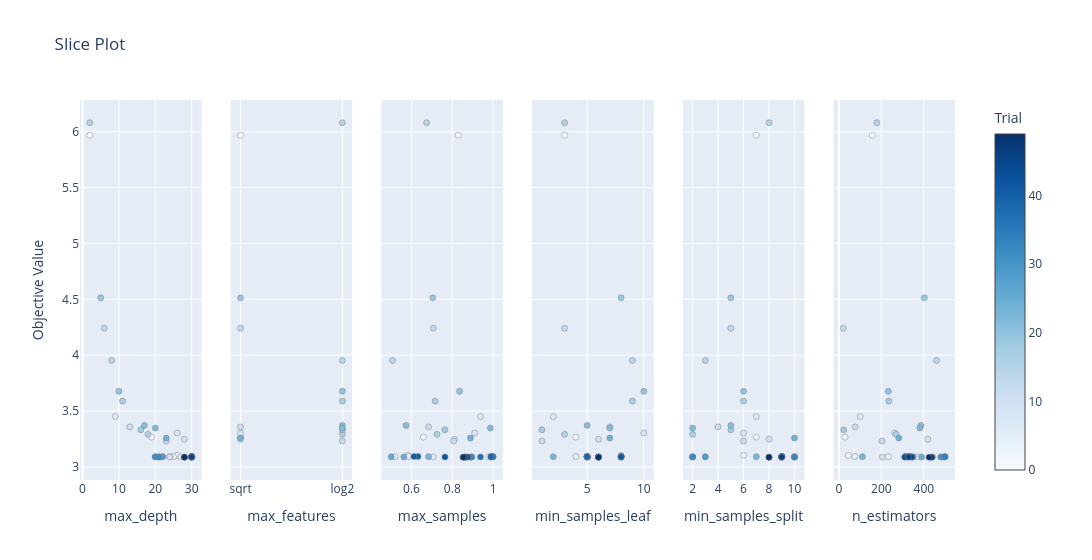

Source (notebook cell):
### Code cell
optuna.visualization.plot_slice(study)

### Figure 1 — Plotly figure (JSON) as saved in the notebook; plotly's stock layout.template omitted (floating-point values rounded to 4 significant figures)
{"data": [{"marker": {"color": [0, 1, 2, 3, 4, 5, 6, 7, 8, 9, 10, 11, 12, 13, 14, 15, 16, 17, 18, 19, 20, 21, 22, 23, 24, 25, 26, 27, 28, 29, 30, 31, 32, 33, 34, 35, 36, 37, 38, 39, 40, 41, 42, 43, 44, 45, 46, 47, 48, 49], "colorbar": {"title": {"text": "Trial"}, "x": 1, "xpad": 40}, "colorscale": [[0, "rgb(247,251,255)"], [0.125, "rgb(222,235,247)"], [0.25, "rgb(198,219,239)"], [0.375, "rgb(158,202,225)"], [0.5, "rgb(107,174,214)"], [0.625, "rgb(66,146,198)"], [0.75, "rgb(33,113,181)"], [0.875, "rgb(8,81,156)"], [1, "rgb(8,48,107)"]], "line": {"color": "Grey", "width": 0.5}, "showscale": true}, "mode": "markers", "name": "Feasible Trial", "showlegend": false, "type": "scatter", "x": [2, 19, 20, 26, 25, 24, 27, 9, 26, 24, 28, 13, 23, 6, 8, 2, 18, 11, 16, 5, 10, 17, 20, 22, 23, 30, 21, 20, 22, 30, 30, 20, 21, 30, 30, 30, 30, 30, 30, 30, 30, 30, 30, 30, 30, 30, 30, 28, 28, 28], "xaxis": "x", "y": [5.969, 3.267, 3.09, 3.104, 3.092, 3.094, 3.09, 3.451, 3.304, 3.089, 3.248, 3.358, 3.232, 4.241, 3.953, 6.08, 3.292, 3.589, 3.332, 4.513, 3.677, 3.372, 3.348, 3.092, 3.258, 3.089, 3.091, 3.091, 3.091, 3.092, 3.089, 3.091, 3.089, 3.088, 3.091, 3.092, 3.093, 3.09, 3.092, 3.092, 3.093, 3.093, 3.09, 3.088, 3.089, 3.088, 3.089, 3.087, 3.088, 3.087], "yaxis": "y"}, {"marker": {"color": [0, 1, 2, 3, 4, 5, 6, 7, 8, 9, 10, 11, 12, 13, 14, 15, 16, 17, 18, 19, 20, 21, 22, 23, 24, 25, 26, 27, 28, 29, 30, 31, 32, 33, 34, 35, 36, 37, 38, 39, 40, 41, 42, 43, 44, 45, 46, 47, 48, 49], "colorbar": {"title": {"text": "Trial"}, "x": 1, "xpad": 40}, "colorscale": [[0, "rgb(247,251,255)"], [0.125, "rgb(222,235,247)"], [0.25, "rgb(198,219,239)"], [0.375, "rgb(158,202,225)"], [0.5, "rgb(107,174,214)"], [0.625, "rgb(66,146,198)"], [0.75, "rgb(33,113,181)"], [0.875, "rgb(8,81,156)"], [1, "rgb(8,48,107)"]], "line": {"color": "Grey", "width": 0.5}, "showscale": false}, "mode": "markers", "name": "Feasible Trial", "showlegend": false, "type": "scatter", "x": ["sqrt", "sqrt", null, null, null, null, null, null, "sqrt", null, "sqrt", "sqrt", "log2", "sqrt", "log2", "log2", "log2", "log2", "log2", "sqrt", "log2", "log2", "log2", null, "sqrt", null, null, null, null, null, null, null, null, null, null, null, null, null, null, null, null, null, null, null, null, null, null, null, null, null], "xaxis": "x2", "y": [5.969, 3.267, 3.09, 3.104, 3.092, 3.094, 3.09, 3.451, 3.304, 3.089, 3.248, 3.358, 3.232, 4.241, 3.953, 6.08, 3.292, 3.589, 3.332, 4.513, 3.677, 3.372, 3.348, 3.092, 3.258, 3.089, 3.091, 3.091, 3.091, 3.092, 3.089, 3.091, 3.089, 3.088, 3.091, 3.092, 3.093, 3.09, 3.092, 3.092, 3.093, 3.093, 3.09, 3.088, 3.089, 3.088, 3.089, 3.087, 3.088, 3.087], "yaxis": "y2"}, {"marker": {"color": [0, 1, 2, 3, 4, 5, 6, 7, 8, 9, 10, 11, 12, 13, 14, 15, 16, 17, 18, 19, 20, 21, 22, 23, 24, 25, 26, 27, 28, 29, 30, 31, 32, 33, 34, 35, 36, 37, 38, 39, 40, 41, 42, 43, 44, 45, 46, 47, 48, 49], "colorbar": {"title": {"text": "Trial"}, "x": 1, "xpad": 40}, "colorscale": [[0, "rgb(247,251,255)"], [0.125, "rgb(222,235,247)"], [0.25, "rgb(198,219,239)"], [0.375, "rgb(158,202,225)"], [0.5, "rgb(107,174,214)"], [0.625, "rgb(66,146,198)"], [0.75, "rgb(33,113,181)"], [0.875, "rgb(8,81,156)"], [1, "rgb(8,48,107)"]], "line": {"color": "Grey", "width": 0.5}, "showscale": false}, "mode": "markers", "name": "Feasible Trial", "showlegend": false, "type": "scatter", "x": [0.8288, 0.6579, 0.978, 0.5821, 0.5193, 0.586, 0.7068, 0.9384, 0.9094, 0.8722, 0.8106, 0.6832, 0.8062, 0.7072, 0.5072, 0.6741, 0.7248, 0.7161, 0.7633, 0.7042, 0.8354, 0.5731, 0.9864, 0.6832, 0.8888, 0.5627, 0.5006, 0.989, 0.9924, 0.9998, 0.8922, 0.9981, 0.8962, 0.8898, 0.9905, 0.9996, 0.9935, 0.9381, 0.9968, 0.9886, 0.632, 0.612, 0.7637, 0.8605, 0.8638, 0.8752, 0.8637, 0.8519, 0.8613, 0.8542], "xaxis": "x3", "y": [5.969, 3.267, 3.09, 3.104, 3.092, 3.094, 3.09, 3.451, 3.304, 3.089, 3.248, 3.358, 3.232, 4.241, 3.953, 6.08, 3.292, 3.589, 3.332, 4.513, 3.677, 3.372, 3.348, 3.092, 3.258, 3.089, 3.091, 3.091, 3.091, 3.092, 3.089, 3.091, 3.089, 3.088, 3.091, 3.092, 3.093, 3.09, 3.092, 3.092, 3.093, 3.093, 3.09, 3.088, 3.089, 3.088, 3.089, 3.087, 3.088, 3.087], "yaxis": "y3"}, {"marker": {"color": [0, 1, 2, 3, 4, 5, 6, 7, 8, 9, 10, 11, 12, 13, 14, 15, 16, 17, 18, 19, 20, 21, 22, 23, 24, 25, 26, 27, 28, 29, 30, 31, 32, 33, 34, 35, 36, 37, 38, 39, 40, 41, 42, 43, 44, 45, 46, 47, 48, 49], "colorbar": {"title": {"text": "Trial"}, "x": 1, "xpad": 40}, "colorscale": [[0, "rgb(247,251,255)"], [0.125, "rgb(222,235,247)"], [0.25, "rgb(198,219,239)"], [0.375, "rgb(158,202,225)"], [0.5, "rgb(107,174,214)"], [0.625, "rgb(66,146,198)"], [0.75, "rgb(33,113,181)"], [0.875, "rgb(8,81,156)"], [1, "rgb(8,48,107)"]], "line": {"color": "Grey", "width": 0.5}, "showscale": false}, "mode": "markers", "name": "Feasible Trial", "showlegend": false, "type": "scatter", "x": [3, 4, 5, 8, 6, 4, 8, 2, 10, 8, 6, 7, 1, 3, 9, 3, 3, 9, 1, 8, 10, 5, 7, 2, 7, 6, 5, 5, 5, 5, 5, 5, 5, 8, 5, 5, 5, 5, 5, 5, 8, 8, 8, 6, 6, 6, 6, 6, 6, 6], "xaxis": "x4", "y": [5.969, 3.267, 3.09, 3.104, 3.092, 3.094, 3.09, 3.451, 3.304, 3.089, 3.248, 3.358, 3.232, 4.241, 3.953, 6.08, 3.292, 3.589, 3.332, 4.513, 3.677, 3.372, 3.348, 3.092, 3.258, 3.089, 3.091, 3.091, 3.091, 3.092, 3.089, 3.091, 3.089, 3.088, 3.091, 3.092, 3.093, 3.09, 3.092, 3.092, 3.093, 3.093, 3.09, 3.088, 3.089, 3.088, 3.089, 3.087, 3.088, 3.087], "yaxis": "y4"}, {"marker": {"color": [0, 1, 2, 3, 4, 5, 6, 7, 8, 9, 10, 11, 12, 13, 14, 15, 16, 17, 18, 19, 20, 21, 22, 23, 24, 25, 26, 27, 28, 29, 30, 31, 32, 33, 34, 35, 36, 37, 38, 39, 40, 41, 42, 43, 44, 45, 46, 47, 48, 49], "colorbar": {"title": {"text": "Trial"}, "x": 1, "xpad": 40}, "colorscale": [[0, "rgb(247,251,255)"], [0.125, "rgb(222,235,247)"], [0.25, "rgb(198,219,239)"], [0.375, "rgb(158,202,225)"], [0.5, "rgb(107,174,214)"], [0.625, "rgb(66,146,198)"], [0.75, "rgb(33,113,181)"], [0.875, "rgb(8,81,156)"], [1, "rgb(8,48,107)"]], "line": {"color": "Grey", "width": 0.5}, "showscale": false}, "mode": "markers", "name": "Feasible Trial", "showlegend": false, "type": "scatter", "x": [7, 7, 3, 6, 9, 10, 10, 7, 6, 8, 8, 4, 6, 5, 3, 8, 2, 6, 5, 5, 6, 5, 2, 7, 10, 10, 10, 2, 3, 9, 2, 2, 2, 10, 9, 9, 9, 9, 9, 9, 9, 9, 9, 9, 9, 9, 9, 8, 8, 8], "xaxis": "x5", "y": [5.969, 3.267, 3.09, 3.104, 3.092, 3.094, 3.09, 3.451, 3.304, 3.089, 3.248, 3.358, 3.232, 4.241, 3.953, 6.08, 3.292, 3.589, 3.332, 4.513, 3.677, 3.372, 3.348, 3.092, 3.258, 3.089, 3.091, 3.091, 3.091, 3.092, 3.089, 3.091, 3.089, 3.088, 3.091, 3.092, 3.093, 3.09, 3.092, 3.092, 3.093, 3.093, 3.09, 3.088, 3.089, 3.088, 3.089, 3.087, 3.088, 3.087], "yaxis": "y5"}, {"marker": {"color": [0, 1, 2, 3, 4, 5, 6, 7, 8, 9, 10, 11, 12, 13, 14, 15, 16, 17, 18, 19, 20, 21, 22, 23, 24, 25, 26, 27, 28, 29, 30, 31, 32, 33, 34, 35, 36, 37, 38, 39, 40, 41, 42, 43, 44, 45, 46, 47, 48, 49], "colorbar": {"title": {"text": "Trial"}, "x": 1, "xpad": 40}, "colorscale": [[0, "rgb(247,251,255)"], [0.125, "rgb(222,235,247)"], [0.25, "rgb(198,219,239)"], [0.375, "rgb(158,202,225)"], [0.5, "rgb(107,174,214)"], [0.625, "rgb(66,146,198)"], [0.75, "rgb(33,113,181)"], [0.875, "rgb(8,81,156)"], [1, "rgb(8,48,107)"]], "line": {"color": "Grey", "width": 0.5}, "showscale": false}, "mode": "markers", "name": "Feasible Trial", "showlegend": false, "type": "scatter", "x": [157, 29, 441, 45, 233, 75, 371, 101, 262, 205, 418, 77, 203, 21, 460, 179, 270, 235, 23, 402, 233, 386, 381, 111, 282, 389, 350, 499, 500, 332, 479, 496, 492, 345, 498, 328, 338, 320, 314, 332, 330, 311, 322, 310, 329, 343, 329, 433, 438, 424], "xaxis": "x6", "y": [5.969, 3.267, 3.09, 3.104, 3.092, 3.094, 3.09, 3.451, 3.304, 3.089, 3.248, 3.358, 3.232, 4.241, 3.953, 6.08, 3.292, 3.589, 3.332, 4.513, 3.677, 3.372, 3.348, 3.092, 3.258, 3.089, 3.091, 3.091, 3.091, 3.092, 3.089, 3.091, 3.089, 3.088, 3.091, 3.092, 3.093, 3.09, 3.092, 3.092, 3.093, 3.093, 3.09, 3.088, 3.089, 3.088, 3.089, 3.087, 3.088, 3.087], "yaxis": "y6"}], "layout": {"title": {"text": "Slice Plot"}, "width": 1800, "xaxis": {"anchor": "y", "domain": [0, 0.1389], "title": {"text": "max_depth"}}, "xaxis2": {"anchor": "y2", "categoryarray": [null, "sqrt", "log2"], "categoryorder": "array", "domain": [0.1722, 0.3111], "title": {"text": "max_features"}, "type": "category"}, "xaxis3": {"anchor": "y3", "domain": [0.3444, 0.4833], "title": {"text": "max_samples"}}, "xaxis4": {"anchor": "y4", "domain": [0.5167, 0.6556], "title": {"text": "min_samples_leaf"}}, "xaxis5": {"anchor": "y5", "domain": [0.6889, 0.8278], "title": {"text": "min_samples_split"}}, "xaxis6": {"anchor": "y6", "domain": [0.8611, 1], "title": {"text": "n_estimators"}}, "yaxis": {"anchor": "x", "domain": [0, 1], "title": {"text": "Objective Value"}}, "yaxis2": {"anchor": "x2", "domain": [0, 1], "matches": "y", "showticklabels": false}, "yaxis3": {"anchor": "x3", "domain": [0, 1], "matches": "y", "showticklabels": false}, "yaxis4": {"anchor": "x4", "domain": [0, 1], "matches": "y", "showticklabels": false}, "yaxis5": {"anchor": "x5", "domain": [0, 1], "matches": "y", "showticklabels": false}, "yaxis6": {"anchor": "x6", "domain": [0, 1], "matches": "y", "showticklabels": false}}}
